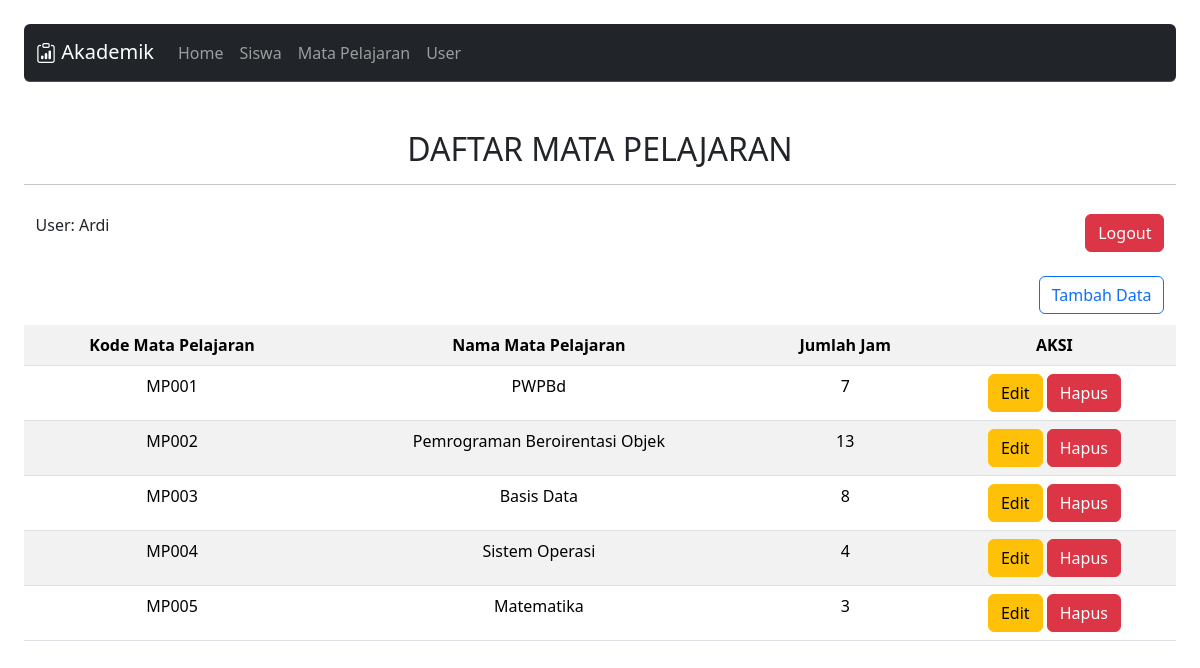
Page /mp/viewMapel.php (signed in) on the committed database.
### tables this page shows
CREATE TABLE `matapelajaran` (
  `kodemapel` char(5) NOT NULL,
  `namamapel` varchar(30) NOT NULL,
  `jmljam` char(2) NOT NULL
);

### mp/crudMp.php (called while the page is built, shortened)
<?php
    function bacaMapel(){
        $sql = "select * from matapelajaran where namamapel like '%%'";
        $data = bacaSemuaMapel($sql);
        return $data;
    }
    function bacaSemuaMapel($sql){
        $data = array();
        $koneksi= koneksiAkademik();
        $hasil = mysqli_query($koneksi, $sql);
        $i=0;
        while ($baris = mysqli_fetch_assoc($hasil)) {
            $data[$i]['kodemapel']=$baris['kodemapel'];
            $data[$i]['namamapel']=$baris['namamapel'];
            $data[$i]['jmljam']=$baris['jmljam'];
            $i++;
            }
            return $data;
    };
?>

### mp/viewMapel.php (the view, shortened to what this page needs)
<?php
    include_once '../template/header.php';
    include_once '../template/navbar.php';
    include 'crudMp.php';
?>
<div>
  <h2 class="text-center">DAFTAR MATA PELAJARAN</h2> <hr>
  <form method="get" action="viewMapel.php">
    <table>
      <tr>
        <td><?php echo"<p>User: ". $_SESSION['nama'] . " <br></p>"; ?></td>
        <td><a href="../logout.php" class="btn logout btn-danger">Logout</a></td>
      </tr>
      <tr>
        <td></td>
        <td>
          <a href="tambahMapel.php" class="btn btn-outline-primary right">Tambah Data</a>
        </td>
      </tr>
    </table>
  </form>
  <?php
      $data = bacaMapel();
  ?>
  <table class="table table-striped table-hover">
    <tr align="center">
      <th scope="col">Kode Mata Pelajaran</th>
      <th scope="col">Nama Mata Pelajaran</th>
      <th scope="col">Jumlah Jam</th>
      <th scope="col">
        AKSI <br />
      </th>
    </tr>
    <?php
      foreach($data as $mapel){
        $kodemapel = $mapel['kodemapel'];
        $namamapel = $mapel['namamapel'];
        $jmljam = $mapel['jmljam'];
        echo"<tr align='center'>
            <td>$kodemapel</td>
            <td>$namamapel</td>
            <td>$jmljam</td>
            <td><a href='editMapel.php?kodemapel=$mapel[kodemapel]' class='btn btn-warning'>Edit</a> <a href='hapusMapel.php?kodemapel=$mapel[kodemapel]' class='btn btn-danger'>Hapus</a></td>
        </tr>";
      }
    ?>
  </table>
</div>
<?php
  include_once '../template/footer.php';
?>

### template/header.php (style rules this page uses)
body { width: 100%; padding: 2%; }

### mp/viewMapel.php (style rules this page uses)
div { width: 100%; }
th { padding: 3%; }
td { padding: 1%; }
table { width: 100% }
.right { float: right; }
#btn, .logout { float: right; }

### rows in the picture
matapelajaran: kodemapel "MP001", namamapel "PWPBd", jmljam "7"
matapelajaran: kodemapel "MP002", namamapel "Pemrograman Beroirentasi Objek", jmljam "13"
matapelajaran: kodemapel "MP003", namamapel "Basis Data", jmljam "8"
matapelajaran: kodemapel "MP004", namamapel "Sistem Operasi", jmljam "4"
matapelajaran: kodemapel "MP005", namamapel "Matematika", jmljam "3"

### other values in the picture
$title "Home"
$title "Siswa"
$title "Mata Pelajaran"
$title "User"
$_SESSION['nama'] "Ardi"
